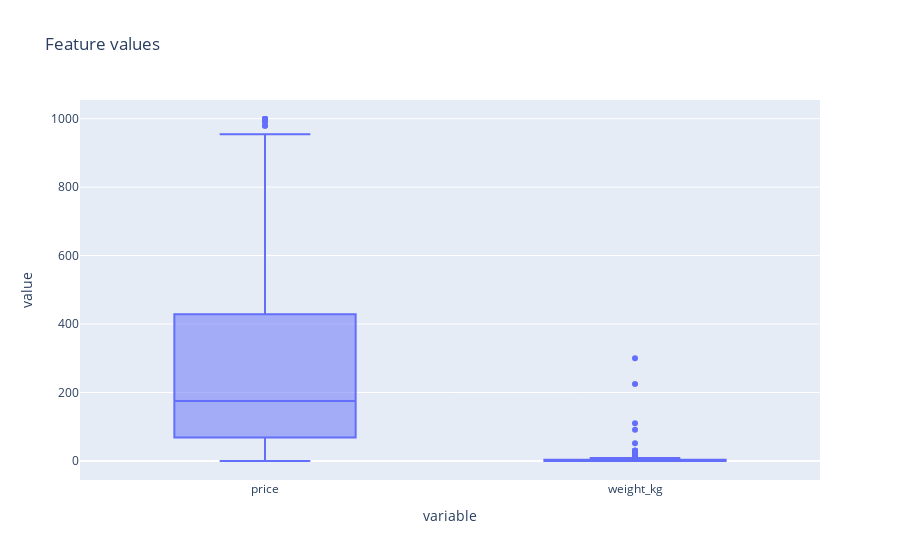

Write notebook code for a chart like this one.
### Markdown cell above
Oba rozkłady są rozkładami z długim ogonem, jednak w przypadku cen zachowana jest ciągłość wartości. W przypadku wag produktów prawdopodobnie mamy do czynienia z błędnymi wartościami odstającymi. Zbadajmy je.

### Code cell
px.box(df_products, y=['price', 'weight_kg'], title='Feature values')

### Figure 1 — Plotly figure (JSON) as saved in the notebook; plotly's stock layout.template omitted (floating-point values rounded to 4 significant figures; data arrays with more than 128 entries replaced by an {"elided": "..."} marker saying what was removed)
{"data": [{"alignmentgroup": "True", "hovertemplate": "variable=%{x}<br>value=%{y}<extra></extra>", "legendgroup": "", "marker": {"color": "#636efa"}, "name": "", "notched": false, "offsetgroup": "", "orientation": "v", "showlegend": false, "type": "box", "x": {"elided": "1306 str values"}, "x0": " ", "xaxis": "x", "y": {"elided": "1306 float values"}, "y0": " ", "yaxis": "y"}], "layout": {"boxmode": "group", "legend": {"tracegroupgap": 0}, "title": {"text": "Feature values"}, "xaxis": {"anchor": "y", "domain": [0, 1], "title": {"text": "variable"}}, "yaxis": {"anchor": "x", "domain": [0, 1], "title": {"text": "value"}}}}
